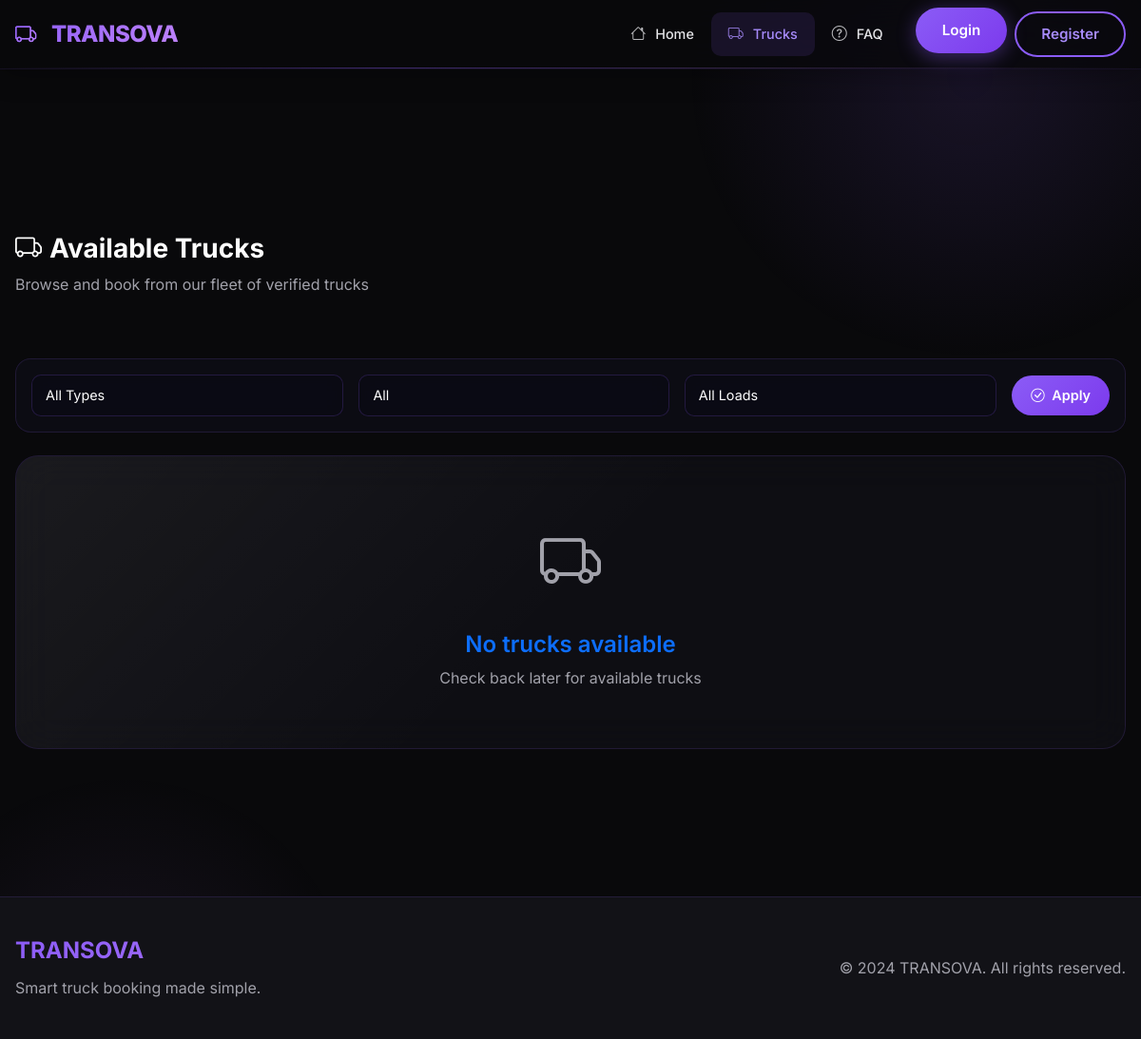
The page /trucks/ on the database as committed earlier.
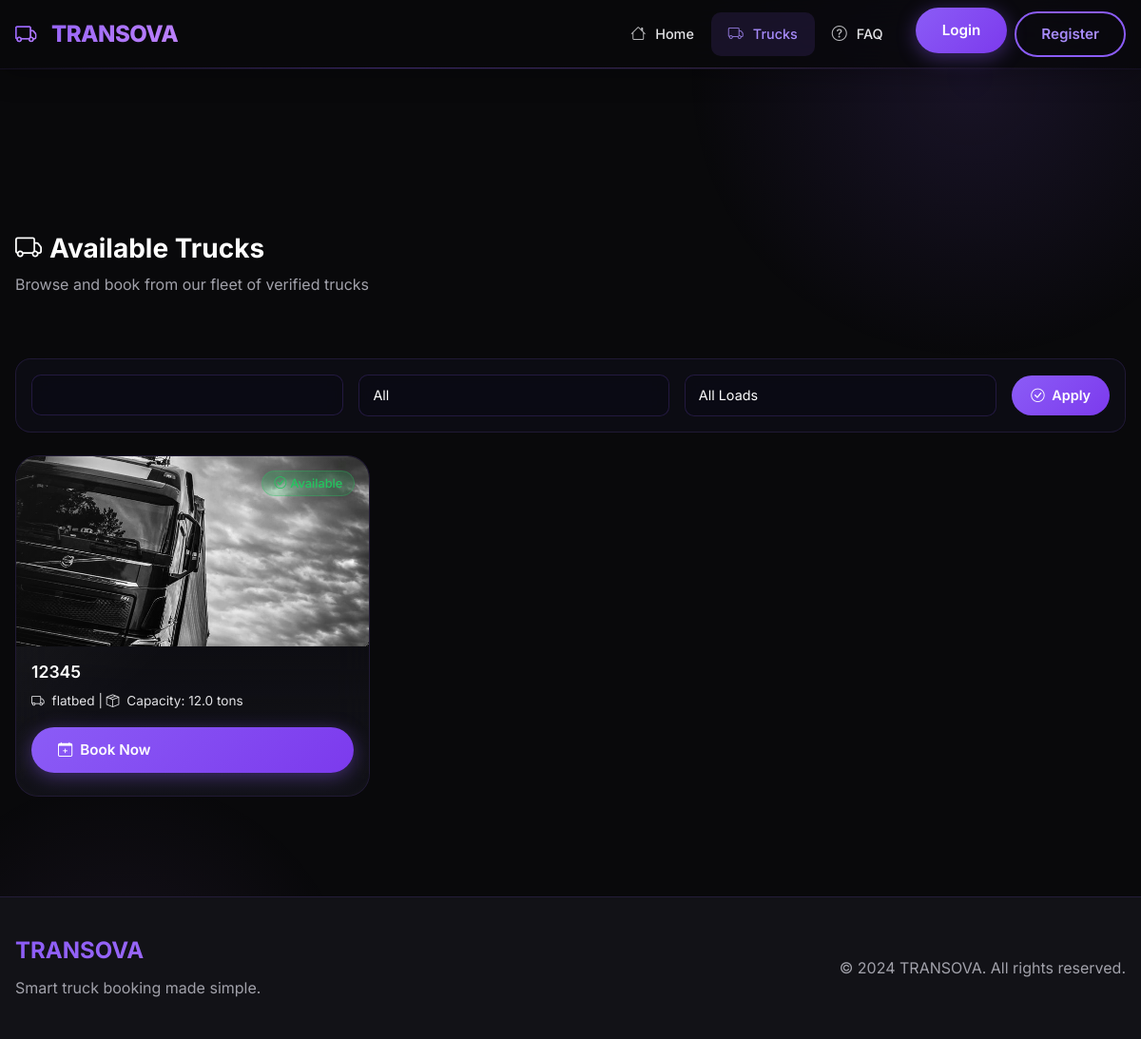
The same page on the database as committed later.
### fleet/models.py (models this page shows, shortened)
class Truck(models.Model):
    TRUCK_TYPES = [
        ('box_truck', 'Box Truck'),
        ('flatbed', 'Flatbed'),
        ('refrigerated', 'Refrigerated Truck'),
        ('tanker', 'Tanker Truck'),
        ('semi_trailer', 'Semi-Trailer Truck (18-Wheeler)'),
        ('garbage', 'Garbage Truck'),
        ('car_carrier', 'Car Carrier Truck'),
        ('heavy_haul', 'Heavy Haul Truck'),
    ]
    company = models.ForeignKey(
        Company,
        on_delete=models.CASCADE,
        related_name="trucks",
        null=True,
        blank=True,
        db_index=True  # Index for company-specific queries
    )
    truck_number = models.CharField(max_length=50)
    truck_type = models.CharField(max_length=50, choices=TRUCK_TYPES)
    capacity = models.FloatField()
    is_available = models.BooleanField(default=True, db_index=True)
    image = models.ImageField(upload_to='truck_images/', blank=True, null=True)
    price_per_km = models.DecimalField(max_digits=8, decimal_places=2)
    current_latitude = models.FloatField(null=True, blank=True, db_index=True)
    current_longitude = models.FloatField(null=True, blank=True)
    last_location_update = models.DateTimeField(null=True, blank=True)
    is_online = models.BooleanField(default=False, db_index=True)  # GPS device online status
    created_at = models.DateTimeField(auto_now_add=True, null=True, blank=True)
    updated_at = models.DateTimeField(auto_now=True, null=True, blank=True)
    class Meta:
        ordering = ['-created_at']
        unique_together = [['company', 'truck_number']]

### bookings/views.py (the view)
# urls.py: path("trucks/", trucks_list, name="trucks_list"),
def trucks_list(request):
    trucks = Truck.objects.all()
    if request.GET.get("type"):
        trucks = trucks.filter(truck_type__iexact=request.GET["type"])
    if request.GET.get("load"):
        trucks = trucks.filter(load_types__id=request.GET["load"])
    if request.GET.get("availability") == "available":
        trucks = trucks.filter(is_available=True)
    elif request.GET.get("availability") == "booked":
        trucks = trucks.filter(is_available=False)
    context = {
        "trucks": trucks,
        "load_types": LoadType.objects.all(),
        "truck_types": Truck.objects.values_list("truck_type", flat=True).distinct(),
        "selected_type": request.GET.get("type"),
        "selected_load": request.GET.get("load"),
        "selected_availability": request.GET.get("availability"),
    }
    return render(request, "bookings/trucks_list.html", context)

### bookings/context_processors.py (called while the page is built)
def pending_companies_count(request):
    try:
        if request.user.is_authenticated and (request.user.is_staff or request.user.is_superuser or request.user.role == 'ADMIN'):
            return {'pending_companies': Company.objects.filter(is_approved=False).count()}
    except:
        pass
    return {'pending_companies': 0}

### bookings/templates/bookings/trucks_list.html (shortened to what the changed rows need)
{% extends "bookings/base.html" %}
{% load static %}
{% block content %}
<section class="trucks-section">
    <div class="container">
        <div class="row mb-4">
            <div class="col-12">
                <h2 class="section-title text-start">
                    <i class="bi bi-truck me-2"></i>Available Trucks
                </h2>
            </div>
        </div>
        <form id="filter-panel" class="filter-panel d-none d-md-flex flex-wrap gap-3 mb-4 align-items-center">
            <div class="flex-grow-1">
                <select id="type-filter" name="truck_type" class="form-select">
                    <option value="">All Types</option>
                    {% for type in truck_types %}
                        <option value="{{ type.id }}" {% if selected_type|stringformat:"s" == type.id|stringformat:"s" %}selected{% endif %}>
                        </option>
                    {% endfor %}
                </select>
            </div>
        </form>
        <div class="row g-4">
            {% for truck in trucks %}
            <div class="col-12 col-sm-6 col-lg-4 d-flex">
                <div class="truck-card w-100"
                     data-truck-type="{{ truck.truck_type }}"
                     data-availability="{% if truck.is_available %}available{% else %}booked{% endif %}"
                     data-load="{{ truck.load_type }}">
                    <div style="height: 200px; overflow: hidden; position: relative;">
<img src="{% if truck.image %}{{ truck.image.url }}{% else %}{% static 'images/hero-bg.jpg' %}{% endif %}"
                             alt="{{ truck.truck_number }}"
                             style="width: 100%; height: 100%; object-fit: cover;">
                        <div style="position: absolute; top: 15px; right: 15px;">
                            {% if truck.is_available %}
                            <span class="status-badge available">
                                <i class="bi bi-check-circle me-1"></i>Available
                            </span>
                            {% else %}
                            <span class="status-badge booked">
                                <i class="bi bi-x-circle me-1"></i>Booked
                            </span>
                            {% endif %}
                        </div>
                    </div>
                    <div class="truck-card-body">
                        <h5 class="truck-number">{{ truck.truck_number }}</h5>
                        <p class="truck-info mb-3">
                            <i class="bi bi-truck me-2"></i>{{ truck.truck_type }} |
                            <i class="bi bi-box-seam me-2"></i>Capacity: {{ truck.capacity }} tons
                        </p>
                        {% if truck.is_available %}
                        <a href="{% url 'customer_booking' %}?truck={{ truck.id }}" class="kontrek-btn w-100">
                            <i class="bi bi-calendar-plus me-2"></i>Book Now
                        </a>
                        {% else %}
                        <button class="kontrek-btn w-100" disabled style="opacity: 0.5; cursor: not-allowed;">
                            <i class="bi bi-x-circle me-2"></i>Currently Booked
                        </button>
                        {% endif %}
                    </div>
                </div>
            </div>
            {% empty %}
            <div class="col-12">
                <div class="empty-state-trucks">
                    <i class="bi bi-truck" style="font-size: 4rem; color: var(--text-muted); margin-bottom: 20px; display: block;"></i>
                    <h3 class="text-primary mb-2">No trucks available</h3>
                    <p class="text-muted mb-0">Check back later for available trucks</p>
                </div>
            </div>
            {% endfor %}
        </div>
    </div>
</section>
{% endblock %}

Rows that differ between the two databases and show on the page:
added Truck: image (picture), is_available True (drawn), truck_number "12345", truck_type "flatbed", capacity "12.0"
Other text that changed with them:
form field truck_type: "All Types" → (not shown)
text no longer shown: "No trucks available Check back later for available trucks"
